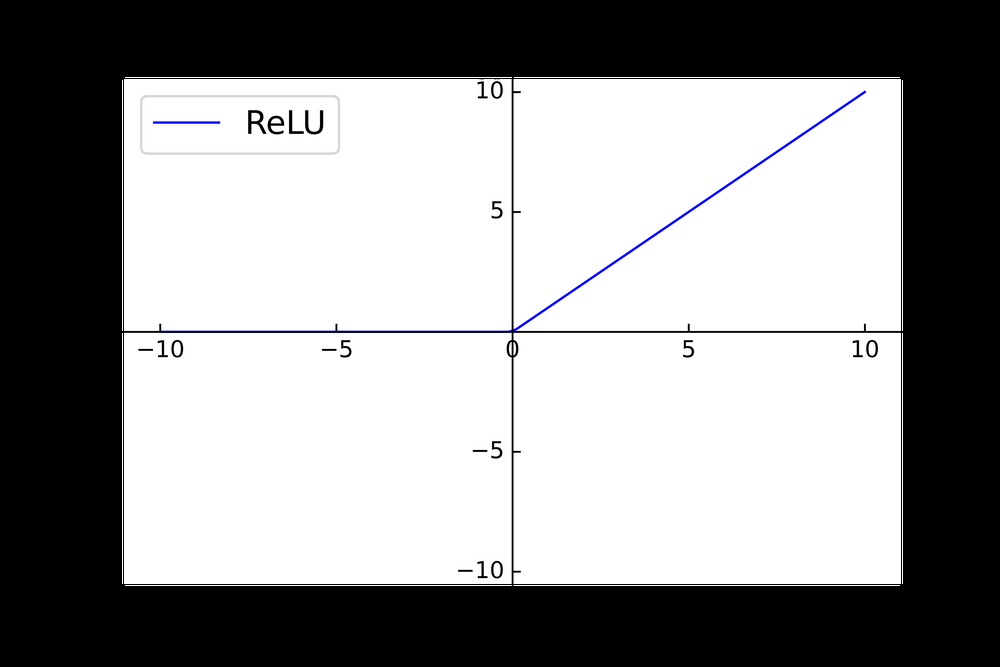
#> input picture assets/relu.png, 1000 x 667 px, shrunk from 6000 x 4000 before the run
$ python -i binary.py   (imports and definitions only)
#> lines starting #> are read from the running program, lines starting #| are printed output that depends on the picture; after the words box and inside, x2 and y2 are one past the last pixel; in counts of white or black regions, pixels touching at a corner belong together
#> further down, picture is the input picture: shape (667, 1000, 3); mean B, G, R 149.3, 148.8, 148.8
import cv2
import numpy as np


class Binary(object):
    def __init__(self):  # ...是要传入的多个参数
        # 对多参数进行传入
        # 如 self.p = p 传入概率
        # ...
        pass

    def __call__(self, image):  # __call__函数还是只有一个参数传入
        image = np.array(image)
        gray = cv2.cvtColor(image, cv2.COLOR_BGR2GRAY)
        _, binary = cv2.threshold(
            gray, 0, 255, cv2.THRESH_BINARY | cv2.THRESH_OTSU)
        return binary


def binary_1(image):
    """
    灰度 -> 二值化
    """
    gray = cv2.cvtColor(image, cv2.COLOR_BGR2GRAY)
    _, binary = cv2.threshold(
        gray, 0, 255, cv2.THRESH_BINARY | cv2.THRESH_OTSU)
    return binary


def binary_2(image):
    """
    高斯模糊降噪 -> 二值化
    """
    blurred = cv2.GaussianBlur(image, (3, 3), 0)
    gray = cv2.cvtColor(blurred, cv2.COLOR_BGR2GRAY)  # 先高斯模糊再二值化
    _, binary = cv2.threshold(
        gray, 0, 255, cv2.THRESH_BINARY | cv2.THRESH_OTSU)
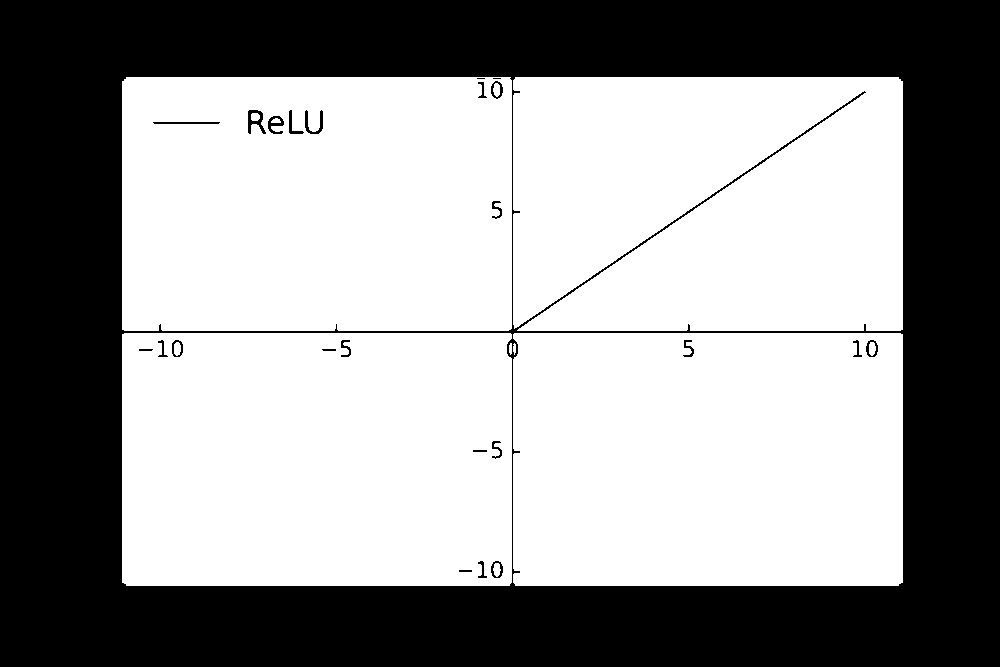
#> binary: shape (667, 1000); 58.9% white; 24 black regions (2 under 20 px), largest, box (x1, y1, x2, y2) and area: (0, 0, 1000, 667) 272692, (248, 110, 266, 134) 196, (305, 110, 323, 134) 157
    return binary


def binary_3(image):
    """
    均值迁移 -> 二值化
    """
    blurred = cv2.pyrMeanShiftFiltering(image, 10, 100)
    gray = cv2.cvtColor(blurred, cv2.COLOR_BGR2GRAY)
    _, binary = cv2.threshold(
        gray, 0, 255, cv2.THRESH_BINARY | cv2.THRESH_OTSU)
    return binary

>>> import cv2
>>> picture = cv2.imread('../../assets/relu.png')
>>> result = binary_2(picture)
